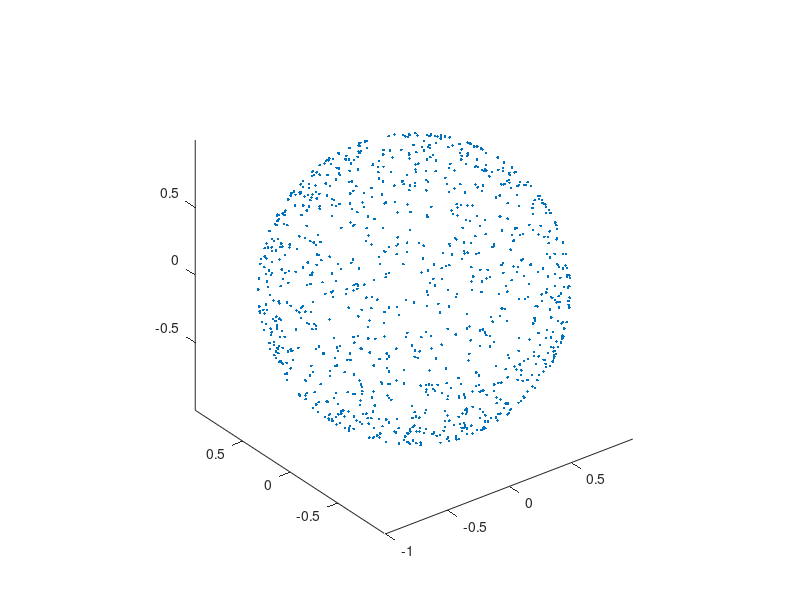
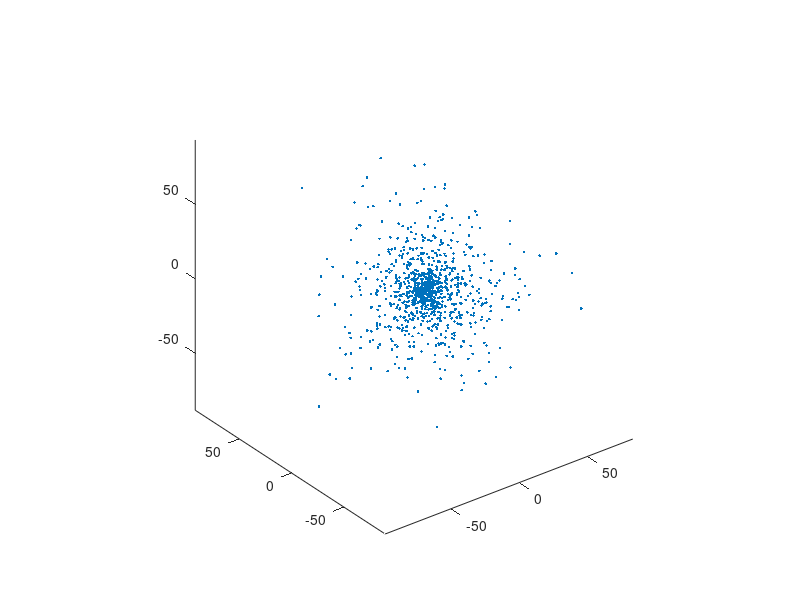

Recreate these plots in MATLAB, in order.
% "a random normal distribution of coordinates gives you a uniform 
%   distribution of directions"
% https://stackoverflow.com/a/9751925/14382550

clear all
clc

% generate same plot from post (uniform spread of directions of magnitude 1)
figure(1)
v = randn(1000, 3); % normal distribution of coordinates
v = bsxfun(@rdivide, v, sqrt(sum(v.^2, 2))); % uniform distribution of directions
plot3(v(:,1), v(:,2), v(:,3), '.')
axis equal

% want the same thing, but with randomly distributed vector magnitudes
figure(2)
v = randn(1000, 3); % normal distribution of coordinates
v = bsxfun(@rdivide, v, sqrt(sum(v.^2, 2))); % uniform distribution of directions

err_mag_UNIFORM = 100 * rand(1000, 1); 
err_mag_NORMAL = (100/3) * randn(1000, 1);

% err_mag = err_mag_UNIFORM;
err_mag = err_mag_NORMAL;

v = err_mag .* v; % scaling each direction by a randomly distributed length (err_mag)
plot3(v(:,1), v(:,2), v(:,3), '.')
axis equal

%% My thinking is that we want a uniform spread of directions but a normal spread of magnitudes






